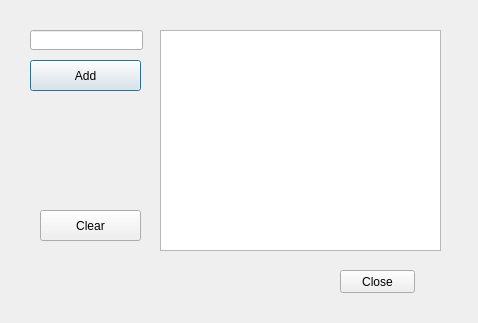
<?xml version="1.0" encoding="UTF-8"?>
<ui version="4.0">
 <class>Dialog</class>
 <widget class="QDialog" name="Dialog">
  <property name="geometry">
   <rect>
    <x>0</x>
    <y>0</y>
    <width>478</width>
    <height>323</height>
   </rect>
  </property>
  <property name="windowTitle">
   <string>Dialog</string>
  </property>
  <widget class="QLineEdit" name="lineEdit">
   <property name="geometry">
    <rect>
     <x>30</x>
     <y>30</y>
     <width>113</width>
     <height>20</height>
    </rect>
   </property>
  </widget>
  <widget class="QPushButton" name="addBtn">
   <property name="geometry">
    <rect>
     <x>30</x>
     <y>60</y>
     <width>111</width>
     <height>31</height>
    </rect>
   </property>
   <property name="text">
    <string>Add</string>
   </property>
  </widget>
  <widget class="QListWidget" name="listWidget">
   <property name="geometry">
    <rect>
     <x>160</x>
     <y>30</y>
     <width>281</width>
     <height>221</height>
    </rect>
   </property>
  </widget>
  <widget class="QPushButton" name="pushButton">
   <property name="geometry">
    <rect>
     <x>40</x>
     <y>210</y>
     <width>101</width>
     <height>31</height>
    </rect>
   </property>
   <property name="text">
    <string>Clear</string>
   </property>
  </widget>
  <widget class="QPushButton" name="pushButton_2">
   <property name="geometry">
    <rect>
     <x>340</x>
     <y>270</y>
     <width>75</width>
     <height>23</height>
    </rect>
   </property>
   <property name="text">
    <string>Close</string>
   </property>
  </widget>
 </widget>
 <resources/>
 <connections/>
</ui>
